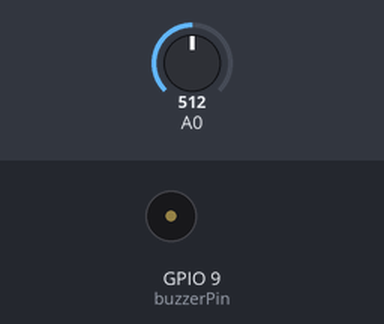
Simulated run of this sketch. Board: ESP8266 (NodeMCU). Shown: buzzer (waves = sounding). The test bench sets the inputs (shaded band); at power-on: A0 = 512. WiFi joins after 1.5 s; servers stay silent unless stated; web services answer with replies made up by the test bench; what the sketch prints to the serial monitor is not drawn.

Above: at 3.3 s.
At 5.7 s:
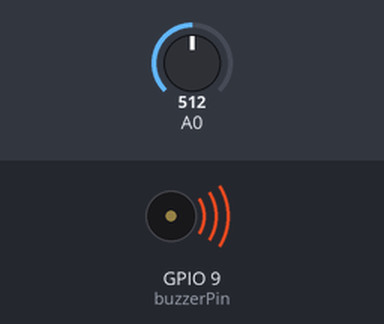
Timing chart, 0 to 9.4 s (numbered marks = the images above):
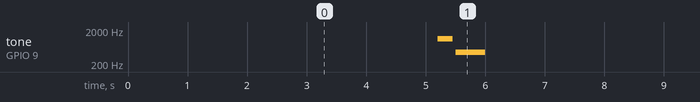

The sketch:

CampainhaDomiciliarGET.ino
```cpp
#include <ESP8266WiFi.h>
#include <ESP8266HTTPClient.h>
#include <WiFiClientSecure.h>

const char* ssid = "WiFi network name";
const char* password = "password";

const char* mainURL = "https://api.telegram.org/bot{{botToken}}/sendmessage?chat_id={{chat_id}}&parse_mode=HTML&text=Alguém%20está%20na%20porta!";

unsigned long timerDelay = 5000;
unsigned long lastTime = 0;

const int data = 5; // pino analogico conectado ao sensor de som
int db = 0;
const int buzzerPin = 9;  // Pino digital conectado ao buzzer

void tocarCampainha() {
  // Frequências das notas musicais em Hz
  const int Csharp6 = 1109; // C#6 (aproximadamente 1108.73 Hz)
  const int A4 = 440;       // A4 (440 Hz)

  // Duração das notas em milissegundos (baseado no tempo de batida)
  const int tempoBase = 500;  // Tempo base de 1 batida em milissegundos
  const int duracaoCsharp6 = tempoBase / 2;  // Duração de 1/2 batida
  const int duracaoA4 = tempoBase;           // Duração de 1 batida

  // Toca a nota C#6 por 1/2 batida
  tone(buzzerPin, Csharp6, duracaoCsharp6);
  delay(duracaoCsharp6 + 50);  // Pequena pausa entre as notas

  // Toca a nota A4 por 1 batida
  tone(buzzerPin, A4, duracaoA4);
  delay(duracaoA4 + 50);  // Pequena pausa após a nota
}

void setup() {
  Serial.begin(115200);
  pinMode(data, INPUT);

  WiFi.begin(ssid, password);
  Serial.println("Conectando");

  while (WiFi.status() != WL_CONNECTED) {
    delay(500);
    Serial.print(".");
  }

  Serial.println("");
  Serial.print("Conectado à rede WiFi com endereço IP: ");
  Serial.println(WiFi.localIP());
}

void loop() {
  // RequisicaoHttpGET();
  // delay(5000);
  Serial.println(db);
  if (WiFi.status() == WL_CONNECTED) {
      db = analogRead(data);
  } else {
      Serial.println("WiFi desconectado");
      setup();
  }

  if (db >= 250 && ((millis() - lastTime) > timerDelay)) {
      RequisicaoHttpGET();
      tocarCampainha();
      lastTime = millis();
  }
}

void RequisicaoHttpGET() {
  WiFiClientSecure client;
  client.setInsecure();  // Ignora a verificação do certificado SSL

  HTTPClient http;
  http.begin(client, mainURL);

  int httpResponseCode = http.GET();

  Serial.print("Código de resposta HTTP: ");
  Serial.println(httpResponseCode);

  if (httpResponseCode > 0) {
      String payload = http.getString();
      Serial.println("Resposta do servidor:");
      Serial.println(payload);
  } else {
      Serial.print("Erro na solicitação HTTP: ");
      Serial.println(httpResponseCode);
  }

  http.end();
}
```

Measured:
- by itself, tone on GPIO 9 (buzzerPin): repeats every 6.1 s: silent 0.05 s, 440 Hz 0.50 s, silent 5.3 s, 1109 Hz 0.25 s
